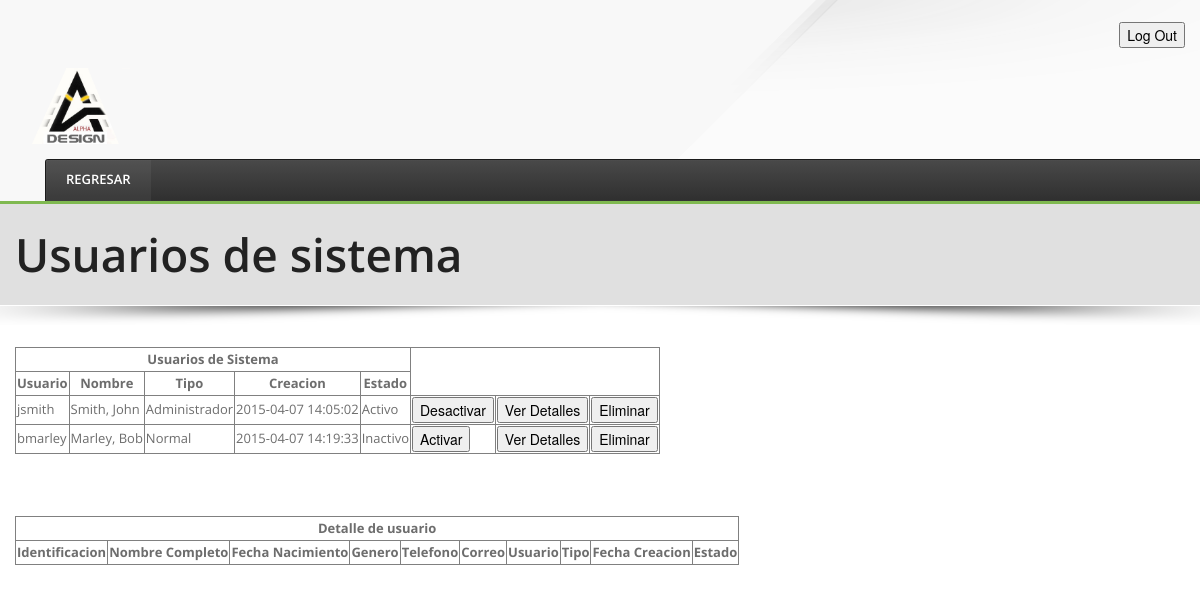
The page /SITIO/users.php on the database its author committed.
### tables this page shows
CREATE TABLE IF NOT EXISTS `usuario` (
`idUsuario` int(11) NOT NULL,
  `identificacion` varchar(50) NOT NULL,
  `nombre` varchar(50) NOT NULL,
  `apellido1` varchar(50) NOT NULL,
  `apellido2` varchar(50) NOT NULL,
  `fechaNacimiento` date NOT NULL,
  `genero` char(1) NOT NULL,
  `telefono` varchar(20) NOT NULL,
  `correo` varchar(30) NOT NULL,
  `usuario` varchar(20) NOT NULL,
  `pass` varchar(50) NOT NULL,
  `tipo` int(11) NOT NULL DEFAULT '0',
  `fechaCreacion` datetime NOT NULL DEFAULT CURRENT_TIMESTAMP,
  `estado` bit(1) NOT NULL DEFAULT b'0'
);

### SITIO/database/MySQL.php (called while the page is built, shortened)
<?php
class database {
    private static $user = "root";
    private static $password = "";
    static function openConnection(){
        $dbh = new PDO("mysql:host=localhost;dbname=bdreveladofotografico", self::$user, self::$password);
        return $dbh;
    }
    static function getUsers(){
        $users = array();
        $handler = self::openConnection();
        $sql = 'CALL obtenerUsuarios()';
        $array = $handler->query($sql);
        while($row = $array->fetch(PDO::FETCH_ASSOC)){
            $users[] = array("id"=>$row['idUsuario'], "ident"=> $row['identificacion'],
                                    "nombre"=>$row['nombre'], "apellido1"=>$row['apellido1'],
                                    "apellido2"=>$row['apellido2'], "fechaNacimiento"=>$row['fechaNacimiento'],
                                    "genero"=>$row['genero'], "telefono"=>$row['telefono'],
                                    "correo"=>$row['correo'], "usuario"=>$row['usuario'],
                                    "tipo"=>$row['tipo'], "fechaCreacion"=>$row['fechaCreacion'],
                                    "estado"=>$row['estado']);
        }
        return $users;
    }
}
?>

### SITIO/users.php (the view, shortened to what this page needs)
<?php
require_once('database/MySQL.php');
$users = database::getUsers();
?>
<!DOCTYPE html>
<html class="no-js" lang="en">
<head>
    <link rel="stylesheet" media="screen" href="css/bootstrap.css"/>
    <link rel="stylesheet" media="screen" href="css/bootstrap-responsive.css"/>
    <link rel="stylesheet" media="screen" href="css/style.css"/>
    <link rel="stylesheet" media="screen" href="css/flexslider.css"/>
    <link rel="stylesheet" media="screen" href="css/prettyPhoto.css"/>
</head>
<body>
<section id="header">
    <div class="container clearfix">
        <div align="right">
            <form method="post" action="users.php">
                <input name="logout" type="submit" value="Log Out">
            </form>
        </div>
        <div class="row">
            <div class="span4 pos-rel"> <a href="index.php"><img src="img/logoAlpha.png" width="115" height="72" alt="logo"></a>
                <div class="span12">
                    <div class="menu-wrapper">
                        <div id="smoothmenu" class="ddsmoothmenu">
                            <ul>
                                <li><a href="home.php" class="selected">Regresar</a></li>
                        </div>
                        <div class="clearfix"></div>
                    </div>
                </div>
            </div>
        </div>
</section>
<div id="content-top">
    <div id="content-top-inner">
        <div class="container">
            <div class="row">
                <div class="span12">
                    <h1>Usuarios de sistema</h1>
                </div>
            </div>
        </div>
    </div>
</div>
<section id="content">
    <div class="container">
        <table border="1px">
            <thead>
            <tr>
                <th colspan="5">Usuarios de Sistema</th>
            </tr>
            <tr>
                <th>Usuario</th>
                <th>Nombre</th>
                <th>Tipo</th>
                <th>Creacion</th>
                <th>Estado</th>
            </tr>
            </thead>
            <tbody>
            <tr> <?php foreach($users as $data){ ?>
                <td><?php echo $data['usuario']; ?></td>
                <td><?php echo $data['apellido1'].', '.$data['nombre']; ?></td>
                <td><?php if($data['tipo']==1){echo 'Administrador';}elseif($data['tipo']==2){echo 'Normal';}else{echo 'Automatizado';} ?></td>
                <td><?php echo $data['fechaCreacion']; ?></td>
                <td><?php if($data['estado']==1){echo 'Activo';}else{echo 'Inactivo';} ?></td>
                <form method="post" action="users.php" name="users">
                    <td><input type="submit"  name="status" value="<?php if($data['estado']==1){echo 'Desactivar';}else{echo 'Activar';}?>"></td>
                    <td><input type="submit"  name="detail" value="Ver Detalles"></td>
                    <td><input type="submit"  name="delete" value="Eliminar"></td>
                </form>
            </tr>
            <?php  }?>
            </tbody>
        </table><br><br><br>
<div>
        <table border="1px">
            <thead>
            <tr>
                <th colspan="10">Detalle de usuario</th>
            </tr>
            <tr>
                <th>Identificacion</th>
                <th>Nombre Completo</th>
                <th>Fecha Nacimiento</th>
                <th>Genero</th>
                <th>Telefono</th>
                <th>Correo</th>
                <th>Usuario</th>
                <th>Tipo</th>
                <th>Fecha Creacion</th>
                <th>Estado</th>
            </tr>
            </thead>
        </table>
</div>
    </div>
</section>
</body>
</html>

### SITIO/css/style.css (style rules this page uses)
body { background: #fff; font-size: 13px; line-height: 1.6em; font-weight: 400; }
img, embed, object, video { max-width: 100%; height: auto; }
ul, ol { margin-bottom: 0; }
body, h1, h2, h3, h4, h5, h6, input[type="text"], input[type="password"], select, textarea, .mybtn, .mybtn-big { font-family: 'Open Sans', sans-serif; }
body, #header-top a:link, blockquote p, .list-skills li span { color: #6d6d6d; }
a:link, a:visited { color: #7fb950; }
h1, h2, h3, h4, h5, h6, h1 a:link, h2 a:link, h3 a:link, h4 a:link, h5 a:link, h6 a:link, .dl-horizontal dt, .pricing table thead th, .price, .list-skills li { color: #222; }
h1, h2, h3, h4, h5, h6 { margin-bottom: 15px; margin-top: 0px; line-height: 1.3em; font-weight: 600; }
h1 { font-size: 46px; line-height: 1.1em; }
a:link { text-decoration: none; cursor: pointer; font-style: normal; outline: none; -moz-transition: all 0.3s ease; -webkit-transition: all 0.3s ease; -o-transition: all 0.3s ease; transition: all 0.3s ease; }
#header { background: url(../img/header-right-img.png) no-repeat 120% top #f8f8f8; padding-top: 22px; border-bottom: 3px solid #7fb950; }
#content-top { background: url(../img/shadow.png) no-repeat center bottom; padding-bottom: 22px; }
#content-top-inner { padding: 25px 0; background: #e0e0e0; }
#content-top h1 { margin: 0; float: left; }
.pos-rel { position: relative; }
#content { padding: 20px 0 40px 0; }
.menu-wrapper { background: #2f2f2f; background: -webkit-gradient(linear, left top, left bottom, from(#494949), to(#2f2f2f)); background: -moz-linear-gradient(top, #494949, #2f2f2f); background: -o-linear-gradient(top, #494949, #2f2f2f); margin-top: 15px; border: 1px solid #1b1b1b; border-width: 1px 1px 0 1px; -webkit-border-radius: 3px 3px 0 0; -moz-border-radius: 3px 3px 0 0; border-radius: 3px 3px 0 0; -moz-box-shadow: 0 0 .7px 0px rgba(255, 255, 255, .5) inset; -webkit-box-shadow: 0 0 .7px 0px rgba(255, 255, 255, .5) inset; box-shadow: 0 0 .7px 0px rgba(255, 255, 255, .5) inset; display: block; }
.ddsmoothmenu { width: auto; display: block; }
.menu-wrapper, .menu-wrapper .inline-right a:link { color: #fff; }
.ddsmoothmenu ul { background: transparent; margin: 0; padding: 0; list-style-type: none; z-index:100; float: left; }
.ddsmoothmenu ul li { position: relative; display: inline; float: left; }
.ddsmoothmenu ul li a { padding: 13px 20px 15px 20px; color: #fff; font-size: 13px; font-weight: 600; line-height: 1em; text-transform: uppercase; text-decoration: none; outline: none; display: block; -moz-transition: all 0.3s ease; -webkit-transition: all 0.3s ease; -o-transition: all 0.3s ease; transition: all 0.3s ease; }
.ddsmoothmenu ul li a:hover, .ddsmoothmenu ul li a.selected, .ddsmoothmenu ul li li a.selected { background: rgba(255, 255, 255, 0.05); }

### rows shown on the page
usuario: usuario "jsmith", apellido1 "Smith", nombre "John", tipo "Administrador", fechaCreacion "2015-04-07 14:05:02", shows "Activo", status "Desactivar"
usuario: usuario "bmarley", apellido1 "Marley", nombre "Bob", tipo "Normal", fechaCreacion "2015-04-07 14:19:33", shows "Inactivo", status "Activar"
